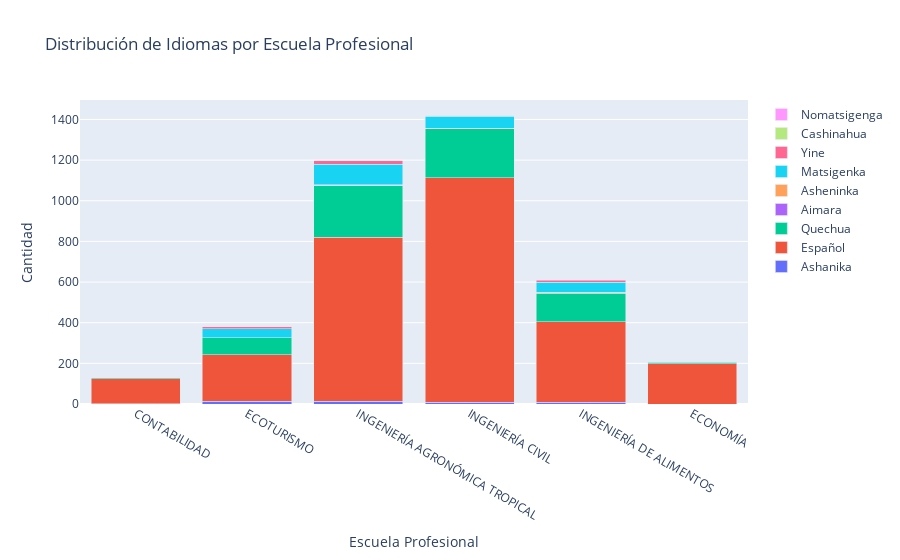

Notebook cell for this chart:
### Code cell
import plotly.graph_objs as go
import plotly.offline as py

# Filtrar las columnas de interés
data_filtered = Postulantes[['ESCUELA', 'IDIOMA']]

# Contar la cantidad de estudiantes por combinación de Escuela e Idioma
idioma_counts = data_filtered.groupby(['ESCUELA', 'IDIOMA']).size().reset_index(name='Cantidad')

# Crear el gráfico de barras
data = []
for idioma in idioma_counts['IDIOMA'].unique():
    trace = go.Bar(
        x=idioma_counts[idioma_counts['IDIOMA'] == idioma]['ESCUELA'],
        y=idioma_counts[idioma_counts['IDIOMA'] == idioma]['Cantidad'],
        name=idioma
    )
    data.append(trace)

layout = go.Layout(
    title='Distribución de Idiomas por Escuela Profesional',
    xaxis=dict(title='Escuela Profesional'),
    yaxis=dict(title='Cantidad'),
    barmode='stack'
)

# Crear la figura y trazar el gráfico
fig = go.Figure(data=data, layout=layout)
py.iplot(fig)

### Figure 1 — Plotly figure (JSON) as saved in the notebook; plotly's stock layout.template omitted (floating-point values rounded to 4 significant figures)
{"data": [{"name": "Ashanika", "type": "bar", "x": ["CONTABILIDAD", "ECOTURISMO", "INGENIERÍA AGRONÓMICA TROPICAL", "INGENIERÍA CIVIL", "INGENIERÍA DE ALIMENTOS"], "y": [1, 13, 14, 9, 8]}, {"name": "Español", "type": "bar", "x": ["CONTABILIDAD", "ECONOMÍA", "ECOTURISMO", "INGENIERÍA AGRONÓMICA TROPICAL", "INGENIERÍA CIVIL", "INGENIERÍA DE ALIMENTOS"], "y": [124, 199, 229, 807, 1104, 397]}, {"name": "Quechua", "type": "bar", "x": ["CONTABILIDAD", "ECONOMÍA", "ECOTURISMO", "INGENIERÍA AGRONÓMICA TROPICAL", "INGENIERÍA CIVIL", "INGENIERÍA DE ALIMENTOS"], "y": [4, 7, 83, 254, 242, 141]}, {"name": "Aimara", "type": "bar", "x": ["ECONOMÍA", "INGENIERÍA AGRONÓMICA TROPICAL"], "y": [1, 1]}, {"name": "Asheninka", "type": "bar", "x": ["ECOTURISMO", "INGENIERÍA AGRONÓMICA TROPICAL", "INGENIERÍA CIVIL", "INGENIERÍA DE ALIMENTOS"], "y": [1, 2, 1, 3]}, {"name": "Matsigenka", "type": "bar", "x": ["ECOTURISMO", "INGENIERÍA AGRONÓMICA TROPICAL", "INGENIERÍA CIVIL", "INGENIERÍA DE ALIMENTOS"], "y": [44, 102, 59, 50]}, {"name": "Yine", "type": "bar", "x": ["ECOTURISMO", "INGENIERÍA AGRONÓMICA TROPICAL", "INGENIERÍA CIVIL", "INGENIERÍA DE ALIMENTOS"], "y": [10, 18, 4, 10]}, {"name": "Cashinahua", "type": "bar", "x": ["INGENIERÍA CIVIL"], "y": [1]}, {"name": "Nomatsigenga", "type": "bar", "x": ["INGENIERÍA CIVIL"], "y": [1]}], "layout": {"barmode": "stack", "title": {"text": "Distribución de Idiomas por Escuela Profesional"}, "xaxis": {"title": {"text": "Escuela Profesional"}}, "yaxis": {"title": {"text": "Cantidad"}}}}
